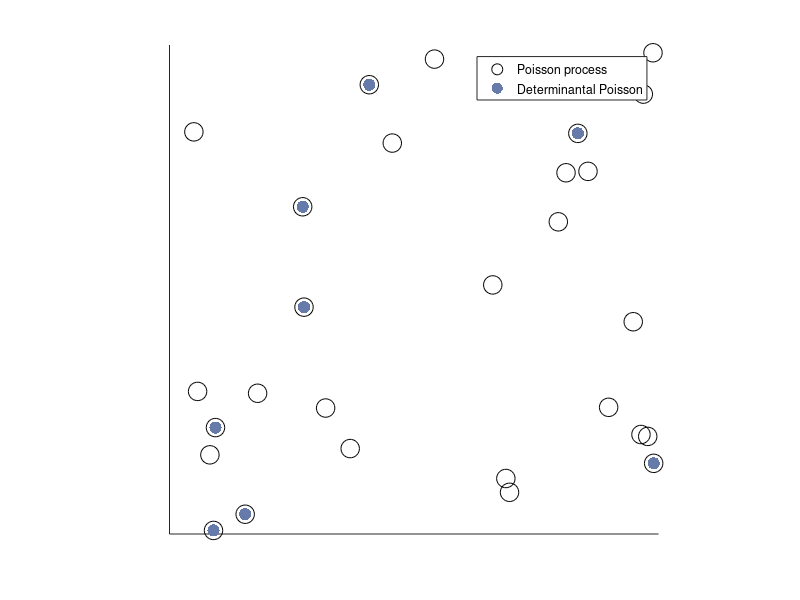

This chart was generated by the following MATLAB code:
% Randomly simulates a determinantally-thinned Poisson point process.
%
% A determinantally-thinned Poisson point process is essentially a discrete
% determinantal point process whose underlying state space is a single
% realization of a Poisson
% point process defined on some bounded continuous space.
%
% For more details, see the paper by Blaszczyszyn and Keeler[1].
%
% This is an updated version of the file in the repository[2].
%
% Author: H.P. Keeler, Inria/ENS, Paris, and University of Melbourne,
% Melbourne, 2018.
%
% References:
% [1] Blaszczyszyn and Keeler, Determinantal thinning of point processes
% with network learning applications, 2018.
% [2] Keeler, 2018, https://github.com/hpaulkeeler/DetPoisson_MATLAB

close all;
clearvars; clc;

%set random seed for reproducibility
%rng(2);

%%%START -- Parameters -- %%%START
%Poisson point process parameters
lambda=25; %intensity (ie mean density) of the Poisson process

%choose kernel
choiceKernel=1; %1 for Gaussian (ie squared exponetial );2 for Cauchy
sigma=1;% parameter for Gaussian and Cauchy kernel
alpha=1;% parameter for Cauchy kernel

%Simulation window parameters
xMin=0;xMax=1;yMin=0;yMax=1;
xDelta=xMax-xMin;yDelta=yMax-yMin; %rectangle dimensions
areaTotal=xDelta*yDelta; %area of rectangle
%%%END -- Parameters -- %%%END

%%% START -- Simulate a Poisson point process on a rectangle %%%START
%Simulate Poisson point process
numbPoints=poissrnd(areaTotal*lambda);%Poisson number of points
xx=xDelta*(rand(numbPoints,1))+xMin;%x coordinates of Poisson points
yy=xDelta*(rand(numbPoints,1))+yMin;%y coordinates of Poisson points
%%% END -- Simulate a Poisson point process on a rectangle --END %%%

%%% START -- CREATE L matrix -- START %%%
%all squared distances of x/y difference pairs
xxDiff=bsxfun(@minus,xx,xx');
yyDiff=bsxfun(@minus,yy,yy');
rrDiffSquared=(xxDiff.^2+yyDiff.^2);
if choiceKernel==1
    %%Gaussian/squared exponential kernel
    L=lambda*exp(-(rrDiffSquared)/sigma^2);
elseif choiceKernel==2
    %%Cauchy kernel
    L=lambda./(1+rrDiffSquared/sigma^2).^(alpha+1/2);
else
    error('choiceKernel has to be equal to 1 or 2.');
end
%%% END-- CREATE L matrix -- %%% END

%START - Sampling/simulating DPP - START
%Retrieve eigenvalues and eigenvectors
[eigenVectL,eigenValL]=eig(L); %eigen decomposition
eigenVectK = (eigenVectL);
eigenValL=abs(diag(eigenValL)); %eigenvalues of L
eigenValK = eigenValL./(1+eigenValL); %eigenvalues of K

%Bernoulli trials (ie coin flips) to determine number of points
booleEigen = (rand(length(eigenValK),1) <= eigenValK);

%number of points in the DPP realization
numbPointsDPP=sum(booleEigen);
%retrieve eigenvectors corresponding to successful Bernoulli trials
spaceV = eigenVectK(:,booleEigen); %subspace V
indexDPP = zeros(numbPointsDPP,1); %index for final DPP configuration

%Loop through for all points
for ii=1:numbPointsDPP
    %Compute probabilities for each point i
    Prob_i=sum(spaceV.^2,2); %sum across rows
    Prob_i=Prob_i/sum(Prob_i); %normalize
    
    %Choose a point (from 1 to numbPoints) using (prob mass function) Prob_i
    uRand=rand(1);
    indexCurrent=find(uRand<=cumsum(Prob_i),1);
    indexDPP(ii)=indexCurrent;
    
    if ii<numbPointsDPP
        %Choose a vector to remove
        jj=find(spaceV(indexCurrent,:),1); %find use for nonzero elements
        columnVj=spaceV(:,jj); %j-th column of V
        spaceV=spaceV(:,[1:jj-1 jj+1:end]);
        
        %Update matrix V by removing Vj component from the space
        spaceV=spaceV-columnVj.*spaceV(indexCurrent,:)/columnVj(indexCurrent);
        %Orthonormalize using Householder method
        [spaceV,~]=qr(spaceV,0);
    end
end
indexDPP=sort(indexDPP); %sort index in ascending order
%END - Sampling/simulating DPP - END

%%% START -- Plotting -- START %%%
figure;hold on;
markerSizeNumb=80; %marker size of markers colors
vectorColor=rand(1,3); %random vector for colors of marker
%Plot Poisson point process
plot(xx,yy,'ko','MarkerSize',markerSizeNumb/6);
%Plot determinantally-thinned Poisson point process
plot(xx(indexDPP),yy(indexDPP),'.','MarkerSize',markerSizeNumb/3,'color',vectorColor);
axis square;
set(gca,'YTick',[]); 
set(gca,'XTick',[]);
legend('Poisson process', 'Determinantal Poisson');
%%% END -- Plotting -- END %%%
